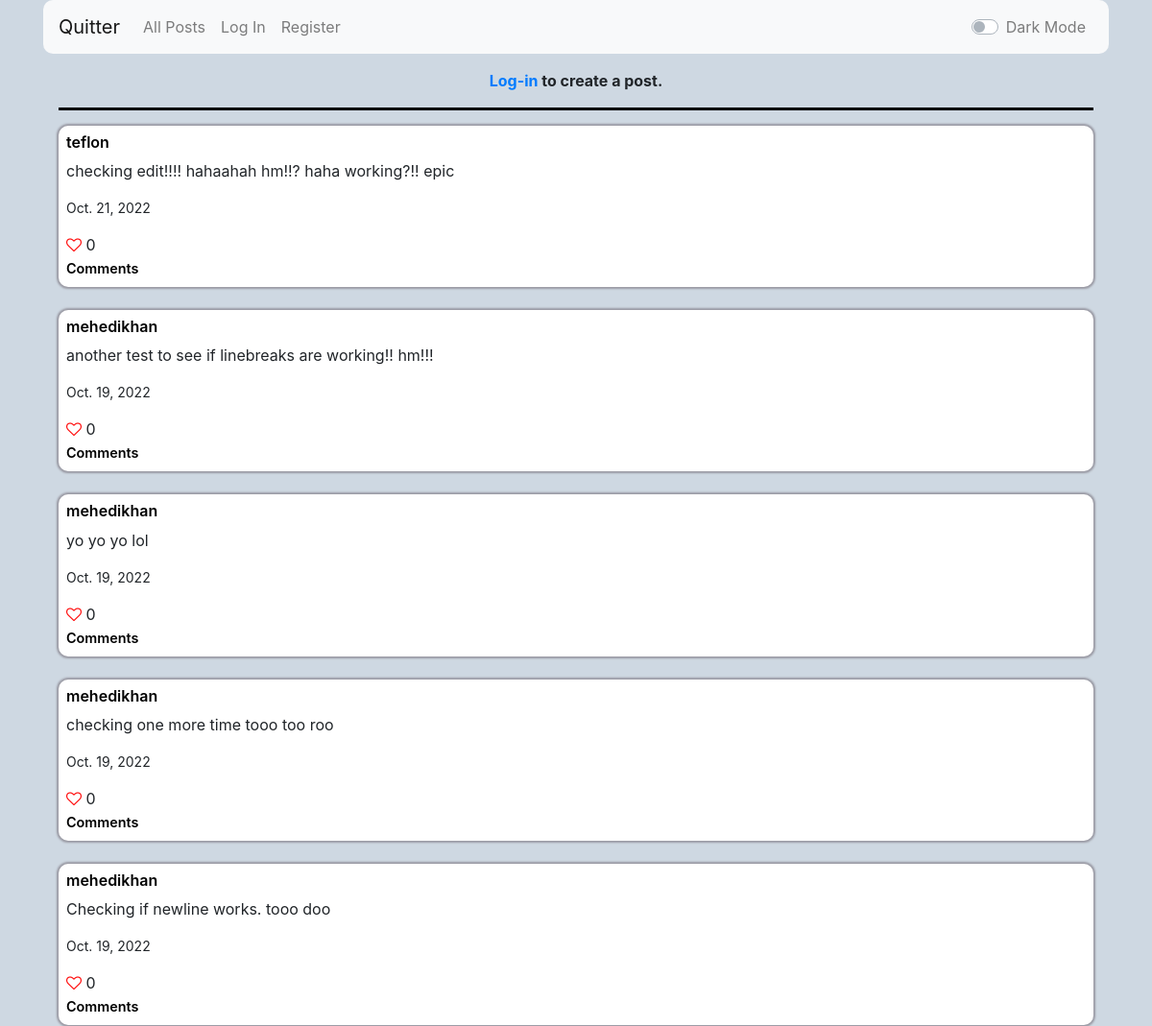
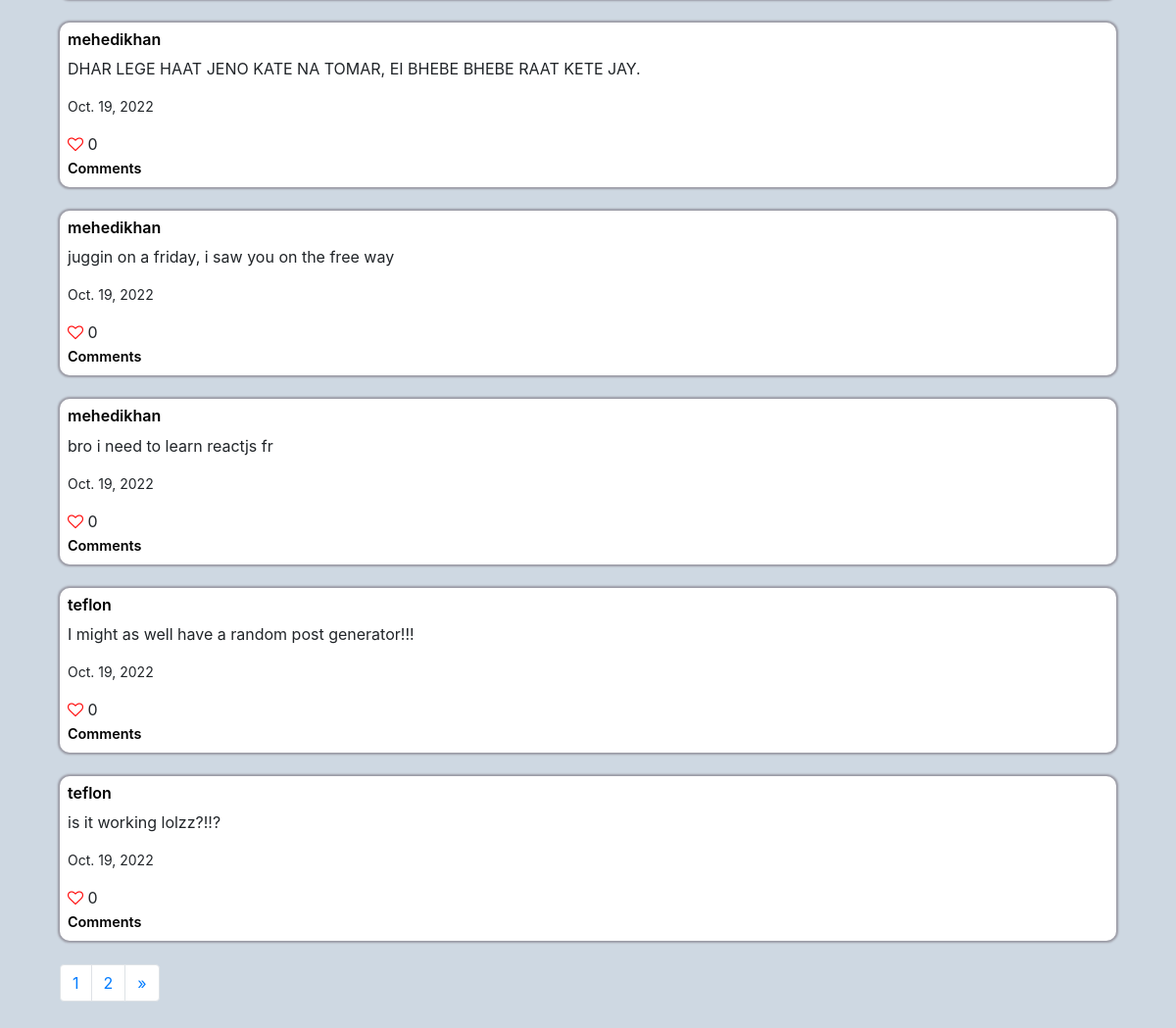
The page / on the database its author committed (2 pictures, top to bottom).
### network/models.py (models this page shows)
class Post(models.Model):
    post = models.TextField()
    creator = models.CharField(max_length=64, blank=False)
    created = models.DateField(auto_now_add=False, auto_now=False, default=timezone.now)
    likes_count = models.PositiveIntegerField(default=0)
    likes = models.ManyToManyField(User, blank=True, related_name="likes")

### network/views.py (the view)
# urls.py: path("", views.index, name="index"),
def index(request):
    if request.user.is_authenticated:
        current_user = request.user.username
    try:
        user = User.objects.filter(username=current_user).values().get()
        id = user["id"]
        posts_lbtcu = Post.objects.filter(likes=id).values() # lbtcu = liked by the current user.
        posts_lbtcu_id = []
        for post in posts_lbtcu:
            posts_lbtcu_id.append(post["id"])
    except UnboundLocalError:
        posts_lbtcu_id = None
    posts = Post.objects.all().order_by('-id')
    paginator = Paginator(posts, 10)
    page_number = request.GET.get('page')
    page_obj = paginator.get_page(page_number)
    return render(request, "network/index.html", {
        "posts" : posts,
        "posts_lbtcu_id" : posts_lbtcu_id,
        "page_obj" : page_obj
    })

### network/templates/network/index.html (shortened to what this page needs)
{% extends "network/layout.html" %}
{% block body %}
    {% if user.is_authenticated %}
        <form action="{% url 'create_post' %}" method="POST">
            {% csrf_token %}
            <strong class="center"><p>Create a post, {{ user.username }}!</p></strong>
            <textarea id="textarea_id" class="textarea_light" name="post" required></textarea>
            <br>
            <input class="btn btn-primary" style="width: 100%;" type="submit" value="Post">
            <hr class="hr_light" id="hr">
        </form>
    {% else %}
        <strong class="center"><p><a class="center" href="{% url 'login' %}">Log-in</a> to create a post.</p></strong>
        <hr class="hr_light" id="hr">
    {% endif %}
    {% for post in page_obj %}
    <div class="eachpost" id="post_box">
        <h6><a class="link_light link_class" href="{% url 'profile' post.creator %}">{{ post.creator }}</a></h6>
        <p id="{{post.id}}">{{ post.post }}</p>
        <p style="font-size: 14px">{{ post.created }}</p>
        {% if user.is_authenticated %}
            {% if post.id in posts_lbtcu_id %}
            <form action="{% url 'decrease_likes' post.id %}">
                <button id="like" style="font-size: 16px; padding: 0; border: none; background: none" ><i class="fa fa-heart" style="font-size:16px; color:rgb(255, 9, 9)"></i></button>
                {{ post.likes_count }}
            </form>
            {% else %}
            <form action="{% url 'increase_likes' post.id %}">
                <button id="like" style="font-size: 16px; padding: 0; border: none; background: none" ><i class="fa fa-heart-o" style="font-size:16px; color:rgb(255, 9, 9)"></i></button>
                {{ post.likes_count }}
            </form>
            {% endif %}
        {% else %}
            <i class="fa fa-heart-o" style="font-size:16px; color:rgb(255, 9, 9)"></i> {{ post.likes_count }}
            <br>
        {% endif %}
        <a class="link_light small_link link_class" href="{% url 'comments' post.id %}">Comments</a>
        <br>
    </div>
    <br>
    {% endfor %}
    <nav aria-label="Page navigation example">
        <ul class="pagination">
            <li class="page-item"><a class="page-link" href="?page={{page_obj.number}}">{{ page_obj.number }}</a></li>
            {% if page_obj.has_next %}
            <li class="page-item"><a class="page-link" href="?page={{page_obj.next_page_number}}">{{ page_obj.next_page_number }}</a></li>
            {% endif %}
            {% if page_obj.has_next%}
                <li class="page-item">
                    <a class="page-link" href="?page={{ page_obj.next_page_number }}" aria-label="Next">
                        <span aria-hidden="true">&raquo;</span>
                    </a>
                </li>
            {% endif %}
        </ul>
      </nav>
{% endblock %}

### network/static/network/styles.css (style rules this page uses)
.center { text-align: center; }
.eachpost { background-color:white; padding: 0.5rem; border-radius: 10px; box-shadow: 0px 0px 2px 2px rgb(154, 154, 164); }
.container { background-color: rgb(206, 216, 226); }
.link_light { color: black; font-weight: 600; }
.small_link { font-size: .9rem; }
.hr_light { border-top: 3px solid black; }

### rows shown on the page
Post: creator "teflon", post "checking edit!!!! hahaahah hm!!? haha working?!! epic", created "Oct. 21, 2022", likes_count "0"
Post: creator "mehedikhan", post "another test to see if linebreaks are working!! hm!!!", created "Oct. 19, 2022", likes_count "0"
Post: creator "mehedikhan", post "yo yo yo lol", created "Oct. 19, 2022", likes_count "0"
Post: creator "mehedikhan", post "checking one more time tooo too roo", created "Oct. 19, 2022", likes_count "0"
Post: creator "mehedikhan", post "Checking if newline works. tooo doo", created "Oct. 19, 2022", likes_count "0"
Post: creator "mehedikhan", post "DHAR LEGE HAAT JENO KATE NA TOMAR, EI BHEBE BHEBE RAAT KETE JAY.", created "Oct. 19, 2022", likes_count "0"
Post: creator "mehedikhan", post "juggin on a friday, i saw you on the free way", created "Oct. 19, 2022", likes_count "0"
Post: creator "mehedikhan", post "bro i need to learn reactjs fr", created "Oct. 19, 2022", likes_count "0"
Post: creator "teflon", post "I might as well have a random post generator!!!", created "Oct. 19, 2022", likes_count "0"
Post: creator "teflon", post "is it working lolzz?!!?", created "Oct. 19, 2022", likes_count "0"

### other values the page prints
{{ page_obj.number }} "1"
{{ page_obj.next_page_number }} "2"
